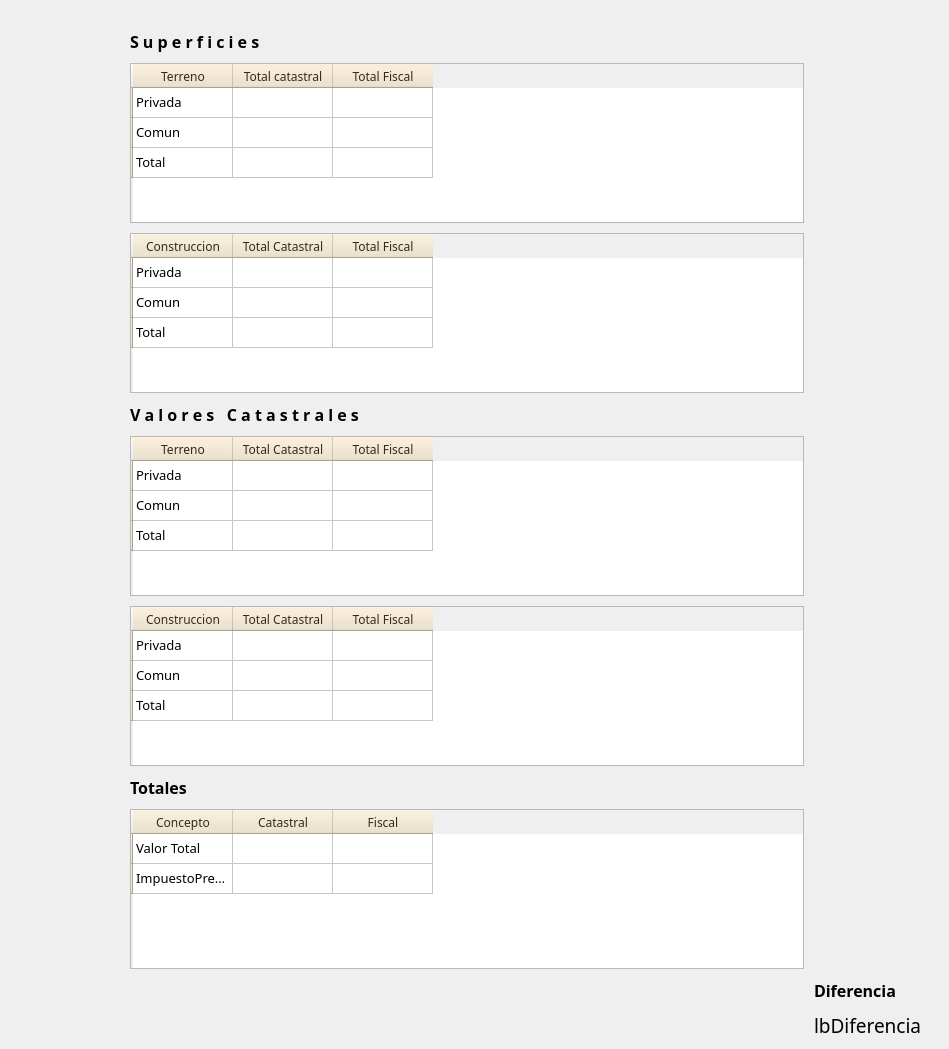
                <widget class="QWidget" name="scrollAreaWidgetContents_7">
                 <property name="geometry">
                  <rect>
                   <x>0</x>
                   <y>0</y>
                   <width>949</width>
                   <height>1028</height>
                  </rect>
                 </property>
                 <layout class="QGridLayout" name="gridLayout_28">
                  <property name="leftMargin">
                   <number>10</number>
                  </property>
                  <property name="topMargin">
                   <number>10</number>
                  </property>
                  <property name="rightMargin">
                   <number>10</number>
                  </property>
                  <property name="bottomMargin">
                   <number>10</number>
                  </property>
                  <property name="spacing">
                   <number>10</number>
                  </property>
                  <item row="11" column="1">
                   <widget class="QTableWidget" name="tablaValConst">
                    <property name="minimumSize">
                     <size>
                      <width>400</width>
                      <height>160</height>
                     </size>
                    </property>
                    <property name="font">
                     <font>
                      <family>Century Gothic</family>
                      <pointsize>10</pointsize>
                     </font>
                    </property>
                    <property name="styleSheet">
                     <string notr="true">QHeaderView::section
{
background-color: rgb(238,225,200);
color : rgb(52, 42, 24 );
text-align: right;
font-size:12px;
height:24px
}</string>
                    </property>
                    <row>
                     <property name="text">
                      <string/>
                     </property>
                    </row>
                    <row>
                     <property name="text">
                      <string/>
                     </property>
                    </row>
                    <row>
                     <property name="text">
                      <string/>
                     </property>
                    </row>
                    <column>
                     <property name="text">
                      <string>Construccion</string>
                     </property>
                    </column>
                    <column>
                     <property name="text">
                      <string>Total Catastral</string>
                     </property>
                    </column>
                    <column>
                     <property name="text">
                      <string>Total Fiscal</string>
                     </property>
                    </column>
                    <item row="0" column="0">
                     <property name="text">
                      <string>Privada</string>
                     </property>
                    </item>
                    <item row="1" column="0">
                     <property name="text">
                      <string>Comun</string>
                     </property>
                    </item>
                    <item row="2" column="0">
                     <property name="text">
                      <string>Total</string>
                     </property>
                    </item>
                   </widget>
                  </item>
                  <item row="10" column="1">
                   <widget class="QTableWidget" name="tablaValTerreno">
                    <property name="minimumSize">
                     <size>
                      <width>400</width>
                      <height>160</height>
                     </size>
                    </property>
                    <property name="font">
                     <font>
                      <family>Century Gothic</family>
                      <pointsize>10</pointsize>
                     </font>
                    </property>
                    <property name="styleSheet">
                     <string notr="true">QHeaderView::section
{
background-color: rgb(238,225,200);
color : rgb(52, 42, 24 );
text-align: right;
font-size:12px;
height:24px
}</string>
                    </property>
                    <row>
                     <property name="text">
                      <string/>
                     </property>
                    </row>
                    <row>
                     <property name="text">
                      <string/>
                     </property>
                    </row>
                    <row>
                     <property name="text">
                      <string/>
                     </property>
                    </row>
                    <column>
                     <property name="text">
                      <string>Terreno</string>
                     </property>
                    </column>
                    <column>
                     <property name="text">
                      <string>Total Catastral</string>
                     </property>
                    </column>
                    <column>
                     <property name="text">
                      <string>Total Fiscal</string>
                     </property>
                    </column>
                    <item row="0" column="0">
                     <property name="text">
                      <string>Privada</string>
                     </property>
                    </item>
                    <item row="1" column="0">
                     <property name="text">
                      <string>Comun</string>
                     </property>
                    </item>
                    <item row="2" column="0">
                     <property name="text">
                      <string>Total</string>
                     </property>
                    </item>
                   </widget>
                  </item>
                  <item row="9" column="1">
                   <widget class="QLabel" name="label_126">
                    <property name="font">
                     <font>
                      <family>Century Gothic</family>
                      <pointsize>12</pointsize>
                      <weight>75</weight>
                      <bold>true</bold>
                     </font>
                    </property>
                    <property name="text">
                     <string>V a l o r e s   C a t a s t r a l e s</string>
                    </property>
                   </widget>
                  </item>
                  <item row="2" column="1">
                   <widget class="QLabel" name="label_98">
                    <property name="font">
                     <font>
                      <family>Century Gothic</family>
                      <pointsize>12</pointsize>
                      <weight>75</weight>
                      <bold>true</bold>
                     </font>
                    </property>
                    <property name="text">
                     <string>S u p e r f i c i e s</string>
                    </property>
                    <property name="openExternalLinks">
                     <bool>false</bool>
                    </property>
                   </widget>
                  </item>
                  <item row="6" column="1">
                   <widget class="QTableWidget" name="tablaSupTerreno">
                    <property name="minimumSize">
                     <size>
                      <width>400</width>
                      <height>160</height>
                     </size>
                    </property>
                    <property name="font">
                     <font>
                      <family>Century Gothic</family>
                      <pointsize>10</pointsize>
                     </font>
                    </property>
                    <property name="styleSheet">
                     <string notr="true">QHeaderView::section
{
background-color: rgb(238,225,200);
color : rgb(52, 42, 24 );
text-align: right;
font-size:12px;
height:24px
}</string>
                    </property>
                    <row>
                     <property name="text">
                      <string/>
                     </property>
                    </row>
                    <row>
                     <property name="text">
                      <string/>
                     </property>
                    </row>
                    <row>
                     <property name="text">
                      <string/>
                     </property>
                    </row>
                    <column>
                     <property name="text">
                      <string>Terreno</string>
                     </property>
                    </column>
                    <column>
                     <property name="text">
                      <string>Total catastral</string>
                     </property>
                    </column>
                    <column>
                     <property name="text">
                      <string>Total Fiscal</string>
                     </property>
                    </column>
                    <item row="0" column="0">
                     <property name="text">
                      <string>Privada</string>
                     </property>
                    </item>
                    <item row="1" column="0">
                     <property name="text">
                      <string>Comun</string>
                     </property>
                    </item>
                    <item row="2" column="0">
                     <property name="text">
                      <string>Total</string>
                     </property>
                    </item>
                   </widget>
                  </item>
                  <item row="7" column="1">
                   <widget class="QTableWidget" name="tablaSupConst">
                    <property name="minimumSize">
                     <size>
                      <width>400</width>
                      <height>160</height>
                     </size>
                    </property>
                    <property name="font">
                     <font>
                      <family>Century Gothic</family>
                      <pointsize>10</pointsize>
                     </font>
                    </property>
                    <property name="styleSheet">
                     <string notr="true">QHeaderView::section
{
background-color: rgb(238,225,200);
color : rgb(52, 42, 24 );
text-align: right;
font-size:12px;
height:24px
}</string>
                    </property>
                    <row>
                     <property name="text">
                      <string/>
                     </property>
                    </row>
                    <row>
                     <property name="text">
                      <string/>
                     </property>
                    </row>
                    <row>
                     <property name="text">
                      <string/>
                     </property>
                    </row>
                    <column>
                     <property name="text">
                      <string>Construccion</string>
                     </property>
                    </column>
                    <column>
                     <property name="text">
                      <string>Total Catastral</string>
                     </property>
                    </column>
                    <column>
                     <property name="text">
                      <string>Total Fiscal</string>
                     </property>
                    </column>
                    <item row="0" column="0">
                     <property name="text">
                      <string>Privada</string>
                     </property>
                    </item>
                    <item row="1" column="0">
                     <property name="text">
                      <string>Comun</string>
                     </property>
                    </item>
                    <item row="2" column="0">
                     <property name="text">
                      <string>Total</string>
                     </property>
                    </item>
                   </widget>
                  </item>
                  <item row="13" column="1">
                   <widget class="QTableWidget" name="tablaTotales">
                    <property name="minimumSize">
                     <size>
                      <width>400</width>
                      <height>160</height>
                     </size>
                    </property>
                    <property name="font">
                     <font>
                      <family>Century Gothic</family>
                      <pointsize>10</pointsize>
                     </font>
                    </property>
                    <property name="styleSheet">
                     <string notr="true">QHeaderView::section
{
background-color: rgb(238,225,200);
color : rgb(52, 42, 24 );
text-align: right;
font-size:12px;
height:24px
}</string>
                    </property>
                    <row>
                     <property name="text">
                      <string/>
                     </property>
                    </row>
                    <row>
                     <property name="text">
                      <string/>
                     </property>
                    </row>
                    <column>
                     <property name="text">
                      <string>Concepto</string>
                     </property>
                    </column>
                    <column>
                     <property name="text">
                      <string>Catastral</string>
                     </property>
                    </column>
                    <column>
                     <property name="text">
                      <string>Fiscal</string>
                     </property>
                    </column>
                    <item row="0" column="0">
                     <property name="text">
                      <string>Valor Total</string>
                     </property>
                    </item>
                    <item row="1" column="0">
                     <property name="text">
                      <string>ImpuestoPredial</string>
                     </property>
                    </item>
                   </widget>
                  </item>
                  <item row="7" column="3">
                   <widget class="QLabel" name="label_101">
                    <property name="minimumSize">
                     <size>
                      <width>0</width>
                      <height>10</height>
                     </size>
                    </property>
                    <property name="maximumSize">
                     <size>
                      <width>16777215</width>
                      <height>10</height>
                     </size>
                    </property>
                    <property name="text">
                     <string/>
                    </property>
                   </widget>
                  </item>
                  <item row="1" column="3">
                   <widget class="QLabel" name="label_104">
                    <property name="minimumSize">
                     <size>
                      <width>0</width>
                      <height>10</height>
                     </size>
                    </property>
                    <property name="maximumSize">
                     <size>
                      <width>16777215</width>
                      <height>10</height>
                     </size>
                    </property>
                    <property name="text">
                     <string/>
                    </property>
                   </widget>
                  </item>
                  <item row="13" column="3">
                   <widget class="QLabel" name="label_108">
                    <property name="minimumSize">
                     <size>
                      <width>0</width>
                      <height>10</height>
                     </size>
                    </property>
                    <property name="maximumSize">
                     <size>
                      <width>16777215</width>
                      <height>10</height>
                     </size>
                    </property>
                    <property name="text">
                     <string/>
                    </property>
                   </widget>
                  </item>
                  <item row="14" column="2">
                   <widget class="QLabel" name="label_158">
                    <property name="maximumSize">
                     <size>
                      <width>120</width>
                      <height>16777215</height>
                     </size>
                    </property>
                    <property name="font">
                     <font>
                      <family>Century Gothic</family>
                      <pointsize>12</pointsize>
                      <weight>75</weight>
                      <bold>true</bold>
                     </font>
                    </property>
                    <property name="text">
                     <string>Diferencia</string>
                    </property>
                   </widget>
                  </item>
                  <item row="13" column="0">
                   <spacer name="horizontalSpacer_14">
                    <property name="orientation">
                     <enum>Qt::Horizontal</enum>
                    </property>
                    <property name="sizeType">
                     <enum>QSizePolicy::Fixed</enum>
                    </property>
                    <property name="sizeHint" stdset="0">
                     <size>
                      <width>120</width>
                      <height>20</height>
                     </size>
                    </property>
                   </spacer>
                  </item>
                  <item row="15" column="2">
                   <widget class="QLabel" name="lbDiferencia">
                    <property name="maximumSize">
                     <size>
                      <width>130</width>
                      <height>16777215</height>
                     </size>
                    </property>
                    <property name="font">
                     <font>
                      <family>Century Gothic</family>
                      <pointsize>14</pointsize>
                      <weight>50</weight>
                      <bold>false</bold>
                     </font>
                    </property>
                    <property name="text">
                     <string>lbDiferencia</string>
                    </property>
                   </widget>
                  </item>
                  <item row="12" column="1">
                   <widget class="QLabel" name="label_9">
                    <property name="font">
                     <font>
                      <family>Century Gothic</family>
                      <pointsize>12</pointsize>
                      <weight>75</weight>
                      <bold>true</bold>
                     </font>
                    </property>
                    <property name="text">
                     <string>Totales</string>
                    </property>
                   </widget>
                  </item>
                 </layout>
                </widget>
